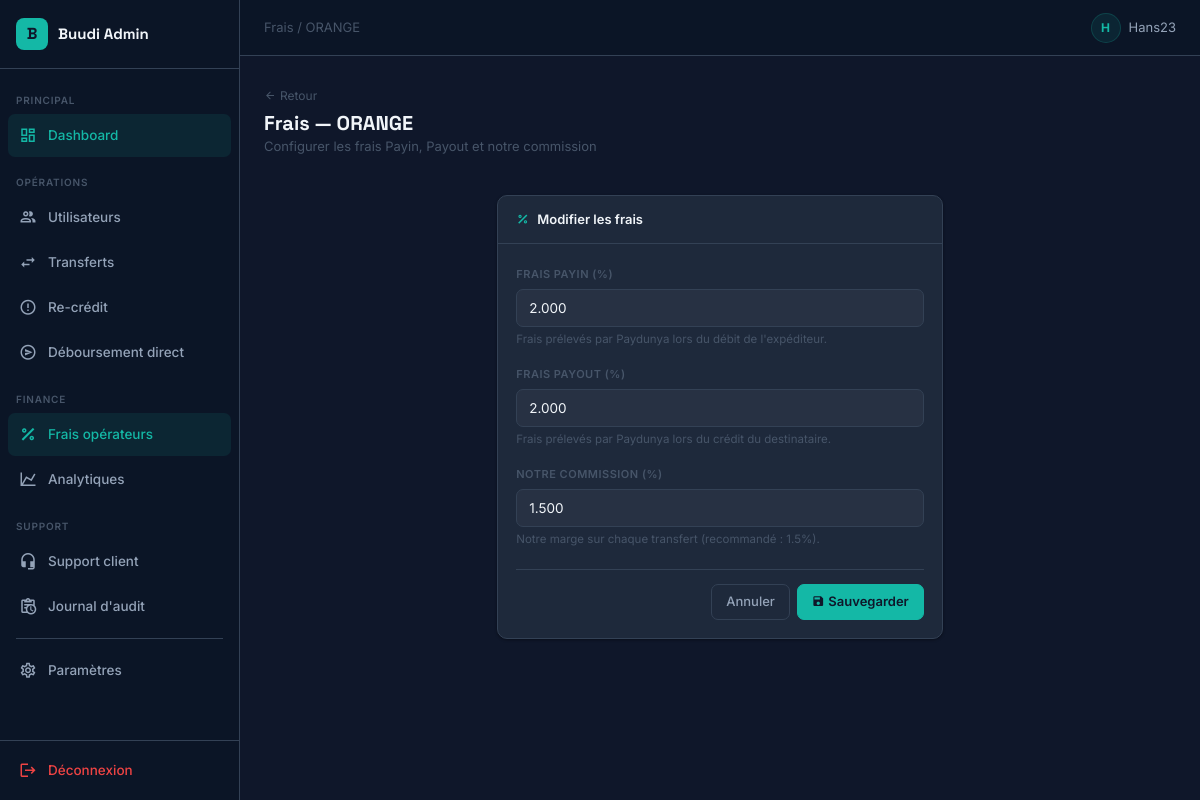
/api/dashboard/fees/edit/orange/ (signed in), run on an earlier commit of the app's database.
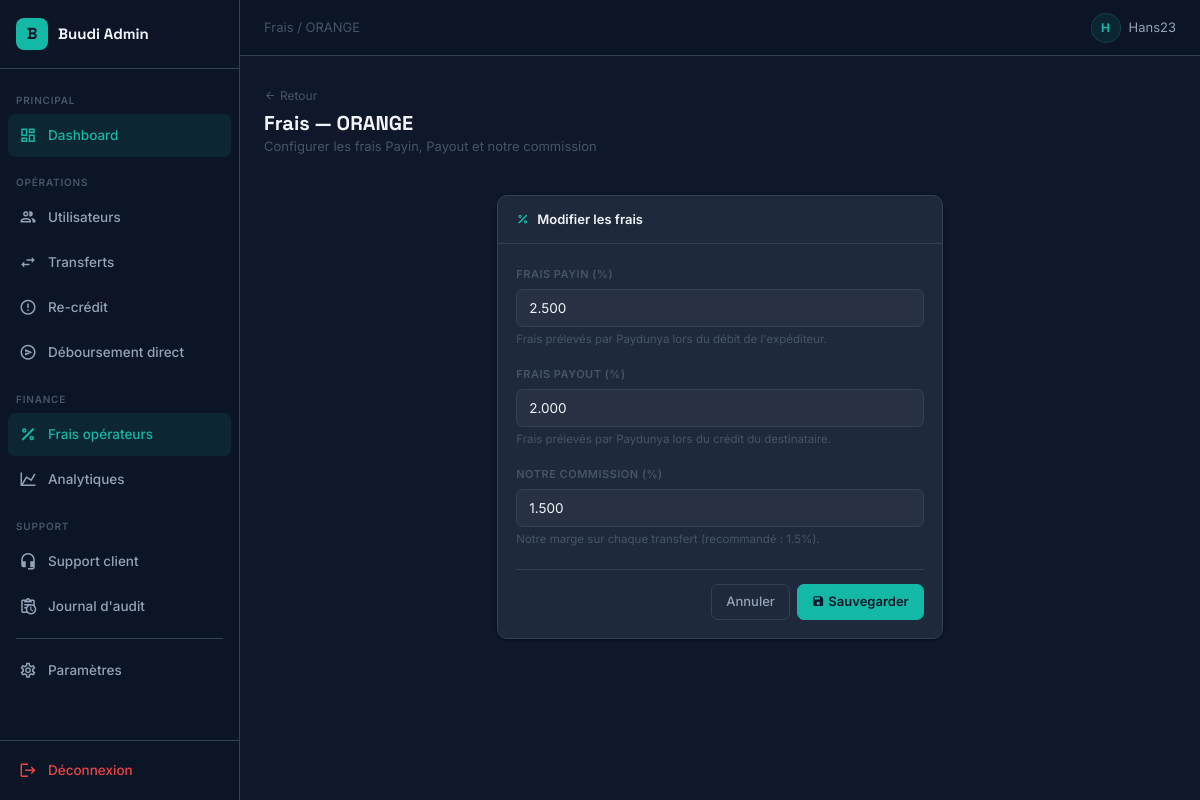
And on a later commit of the database.
### transfers/models.py (models this page shows, shortened)
class OperatorFees(models.Model):
    operator = models.CharField(max_length=20, unique=True)  # wave, moov, orange, mtn
    payin_fee_percent = models.DecimalField(max_digits=5, decimal_places=3, default=2.000)   # 2%
    payout_fee_percent = models.DecimalField(max_digits=5, decimal_places=3, default=2.000)  # 2%
    updated_at = models.DateTimeField(auto_now=True)
    our_fee_percent = models.DecimalField(
        max_digits=5, decimal_places=3, default=1.500,
        help_text="Ta commission sur chaque transfert (ex: 1.5%)"
    )

### dashboard_admin/views.py (the view, shortened to what this page needs)
# urls.py: path('fees/edit/<str:operator>/', views.admin_edit_operator_fee, name='edit_fee'),
@login_required
def admin_edit_operator_fee(request, operator):
    fee = get_object_or_404(OperatorFees, operator=operator)
    return render(request, 'custom_admin/admin/edit_fee.html', {'fee': fee})

### dashboard_admin/context_processors.py (called while the page is built)
def recredits_count(request):
    if not request.user.is_authenticated:
        return {'pending_recredits_count': 0}
    try:
        credit_failed = Transfer.objects.filter(status='credit_failed').count()
        stuck_threshold = timezone.now() - timedelta(minutes=10)
        stuck_debited = Transfer.objects.filter(
            status='debited',
            updated_at__lt=stuck_threshold
        ).count()
        return {'pending_recredits_count': credit_failed + stuck_debited}
    except Exception:
        return {'pending_recredits_count': 0}

### dashboard_admin/templates/custom_admin/admin/edit_fee.html (shortened to what this page needs)
{% extends 'custom_admin/base_common.html' %}
{% block breadcrumb %}<a href="{% url 'custom_admin:fees' %}" style="color:var(--text-3);text-decoration:none;">Frais</a> / {{ fee.operator|upper }}{% endblock %}
{% block content %}
<div class="page-header">
  <div>
    <a href="{% url 'custom_admin:fees' %}" class="back-link"><i class="mdi mdi-arrow-left"></i>Retour</a>
    <h1 class="page-title">Frais — {{ fee.operator|upper }}</h1>
    <p class="page-subtitle">Configurer les frais Payin, Payout et notre commission</p>
  </div>
</div>
<div class="row justify-content-center">
  <div class="col-lg-6">
    <div class="card">
      <div class="card-header"><i class="mdi mdi-percent-outline text-teal"></i>Modifier les frais</div>
      <div class="card-body">
        <form method="post">
          <div class="mb-3">
            <label class="form-label">Frais Payin (%)</label>
            <input type="number" name="payin_fee_percent" step="0.001" min="0" max="100"
                   class="form-control" value="{{ fee.payin_fee_percent }}" required>
            <div style="font-size:11.5px;color:var(--text-3);margin-top:4px;">Frais prélevés par Paydunya lors du débit de l'expéditeur.</div>
          </div>
          <div class="mb-3">
            <label class="form-label">Frais Payout (%)</label>
            <input type="number" name="payout_fee_percent" step="0.001" min="0" max="100"
                   class="form-control" value="{{ fee.payout_fee_percent }}" required>
            <div style="font-size:11.5px;color:var(--text-3);margin-top:4px;">Frais prélevés par Paydunya lors du crédit du destinataire.</div>
          </div>
          <div class="mb-4">
            <label class="form-label">Notre commission (%)</label>
            <input type="number" name="our_fee_percent" step="0.001" min="0" max="100"
                   class="form-control" value="{{ fee.our_fee_percent }}" required>
            <div style="font-size:11.5px;color:var(--text-3);margin-top:4px;">Notre marge sur chaque transfert (recommandé : 1.5%).</div>
          </div>
          <hr>
          <div class="d-flex justify-content-end gap-2">
            <a href="{% url 'custom_admin:fees' %}" class="btn btn-outline-secondary">Annuler</a>
            <button type="submit" class="btn btn-primary"><i class="mdi mdi-content-save me-1"></i>Sauvegarder</button>
          </div>
        </form>
      </div>
    </div>
  </div>
</div>
{% endblock %}

What changed in the data, as far as the page shows it:
changed OperatorFees "ORANGE": payin_fee_percent "2.000" → "2.500"
